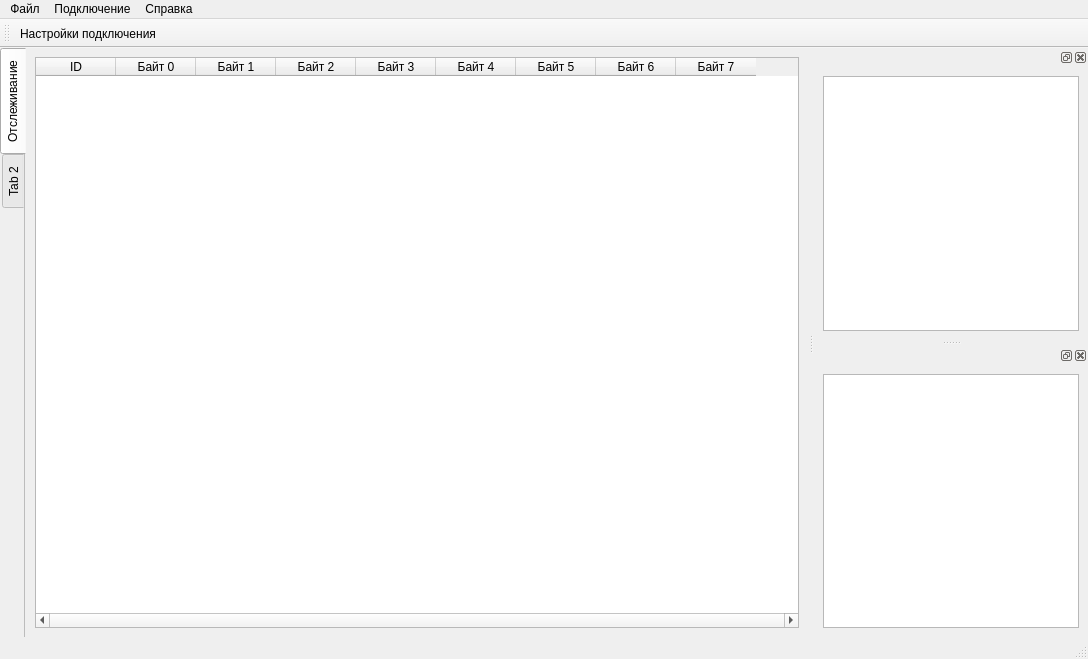
<?xml version="1.0" encoding="UTF-8"?>
<ui version="4.0">
 <class>MainWindow</class>
 <widget class="QMainWindow" name="MainWindow">
  <property name="geometry">
   <rect>
    <x>0</x>
    <y>0</y>
    <width>1088</width>
    <height>659</height>
   </rect>
  </property>
  <property name="windowTitle">
   <string>CAN Analyzer Alpha</string>
  </property>
  <widget class="QWidget" name="centralwidget">
   <layout class="QVBoxLayout" name="verticalLayout">
    <property name="leftMargin">
     <number>0</number>
    </property>
    <property name="topMargin">
     <number>0</number>
    </property>
    <property name="rightMargin">
     <number>0</number>
    </property>
    <property name="bottomMargin">
     <number>0</number>
    </property>
    <item>
     <widget class="QTabWidget" name="tabWidget">
      <property name="tabPosition">
       <enum>QTabWidget::West</enum>
      </property>
      <property name="tabShape">
       <enum>QTabWidget::Rounded</enum>
      </property>
      <property name="elideMode">
       <enum>Qt::ElideNone</enum>
      </property>
      <property name="documentMode">
       <bool>true</bool>
      </property>
      <widget class="QWidget" name="tab">
       <attribute name="title">
        <string>Отслеживание</string>
       </attribute>
       <layout class="QVBoxLayout" name="verticalLayout_2">
        <item>
         <widget class="QTableWidget" name="trackingTable">
          <property name="horizontalScrollBarPolicy">
           <enum>Qt::ScrollBarAlwaysOn</enum>
          </property>
          <property name="horizontalScrollMode">
           <enum>QAbstractItemView::ScrollPerPixel</enum>
          </property>
          <property name="columnCount">
           <number>9</number>
          </property>
          <attribute name="horizontalHeaderCascadingSectionResizes">
           <bool>true</bool>
          </attribute>
          <attribute name="horizontalHeaderDefaultSectionSize">
           <number>80</number>
          </attribute>
          <column>
           <property name="text">
            <string>ID</string>
           </property>
          </column>
          <column>
           <property name="text">
            <string>Байт 0</string>
           </property>
          </column>
          <column>
           <property name="text">
            <string>Байт 1</string>
           </property>
          </column>
          <column>
           <property name="text">
            <string>Байт 2</string>
           </property>
          </column>
          <column>
           <property name="text">
            <string>Байт 3</string>
           </property>
          </column>
          <column>
           <property name="text">
            <string>Байт 4</string>
           </property>
          </column>
          <column>
           <property name="text">
            <string>Байт 5</string>
           </property>
          </column>
          <column>
           <property name="text">
            <string>Байт 6</string>
           </property>
          </column>
          <column>
           <property name="text">
            <string>Байт 7</string>
           </property>
          </column>
         </widget>
        </item>
       </layout>
      </widget>
      <widget class="QWidget" name="tab_2">
       <attribute name="title">
        <string>Tab 2</string>
       </attribute>
      </widget>
     </widget>
    </item>
   </layout>
  </widget>
  <widget class="QStatusBar" name="statusbar"/>
  <widget class="QMenuBar" name="menubar">
   <property name="geometry">
    <rect>
     <x>0</x>
     <y>0</y>
     <width>1088</width>
     <height>26</height>
    </rect>
   </property>
   <widget class="QMenu" name="fileMenu">
    <property name="title">
     <string>Файл</string>
    </property>
    <addaction name="menuBarConnectionPropertiesButton"/>
    <addaction name="separator"/>
    <addaction name="menuBarExitButton"/>
   </widget>
   <widget class="QMenu" name="aboutMenu">
    <property name="title">
     <string>Справка</string>
    </property>
    <addaction name="menuBarAboutButton"/>
   </widget>
   <widget class="QMenu" name="connectionMenu">
    <property name="title">
     <string>Подключение</string>
    </property>
    <addaction name="menuBarConnectButton"/>
    <addaction name="menuBarDisconnectButton"/>
   </widget>
   <addaction name="fileMenu"/>
   <addaction name="connectionMenu"/>
   <addaction name="aboutMenu"/>
  </widget>
  <widget class="QToolBar" name="toolBar">
   <property name="windowTitle">
    <string>toolBar</string>
   </property>
   <attribute name="toolBarArea">
    <enum>TopToolBarArea</enum>
   </attribute>
   <attribute name="toolBarBreak">
    <bool>false</bool>
   </attribute>
   <addaction name="menuBarConnectionPropertiesButton"/>
  </widget>
  <widget class="QDockWidget" name="dockWidget_2">
   <property name="allowedAreas">
    <set>Qt::LeftDockWidgetArea|Qt::RightDockWidgetArea</set>
   </property>
   <attribute name="dockWidgetArea">
    <number>2</number>
   </attribute>
   <widget class="QWidget" name="dockWidgetContents_2">
    <layout class="QVBoxLayout" name="verticalLayout_3">
     <item>
      <widget class="QTableWidget" name="tableWidget"/>
     </item>
    </layout>
   </widget>
  </widget>
  <widget class="QDockWidget" name="dockWidget_3">
   <attribute name="dockWidgetArea">
    <number>2</number>
   </attribute>
   <widget class="QWidget" name="dockWidgetContents_3">
    <layout class="QVBoxLayout" name="verticalLayout_4">
     <item>
      <widget class="QTableWidget" name="tableWidget_2"/>
     </item>
    </layout>
   </widget>
  </widget>
  <action name="menuBarConnectionPropertiesButton">
   <property name="text">
    <string>Настройки подключения</string>
   </property>
   <property name="iconText">
    <string>Настройки подключения</string>
   </property>
   <property name="toolTip">
    <string>Настройки подключения</string>
   </property>
   <property name="whatsThis">
    <string/>
   </property>
  </action>
  <action name="menuBarExitButton">
   <property name="text">
    <string>Выход</string>
   </property>
  </action>
  <action name="menuBarAboutButton">
   <property name="text">
    <string>О программе</string>
   </property>
  </action>
  <action name="menuBarConnectButton">
   <property name="text">
    <string>Подключиться</string>
   </property>
  </action>
  <action name="menuBarDisconnectButton">
   <property name="enabled">
    <bool>false</bool>
   </property>
   <property name="text">
    <string>Отключиться</string>
   </property>
  </action>
 </widget>
 <resources/>
 <connections/>
 <slots>
  <slot>addTextToTextEdit1()</slot>
 </slots>
</ui>
